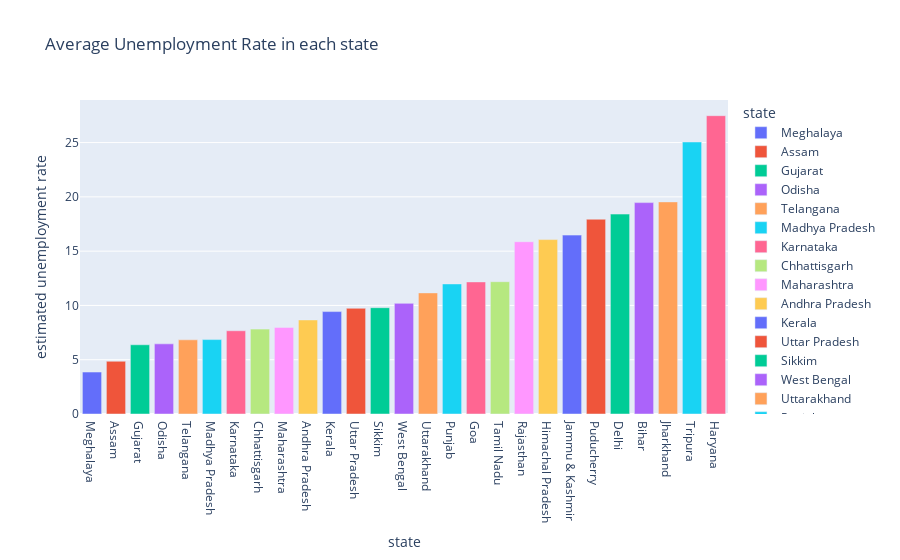

Source (notebook cell):
### Code cell
#Bar chart displaying the average unemployment rate in each state, color-coded by state.
plot_ump = df[['estimated unemployment rate', 'state']]
data_unemp = plot_ump.groupby('state').mean().reset_index()
data_unemp = data_unemp.sort_values('estimated unemployment rate')
fig = px.bar(data_unemp, x='state', y='estimated unemployment rate', color='state',
             title='Average Unemployment Rate in each state', template='plotly')
fig.show()

### Figure 1 — Plotly figure (JSON) as saved in the notebook; plotly's stock layout.template omitted (floating-point values rounded to 4 significant figures)
{"data": [{"alignmentgroup": "True", "hovertemplate": "state=%{x}<br>estimated unemployment rate=%{y}<extra></extra>", "legendgroup": "Meghalaya", "marker": {"color": "#636efa", "pattern": {"shape": ""}}, "name": "Meghalaya", "offsetgroup": "Meghalaya", "orientation": "v", "showlegend": true, "textposition": "auto", "type": "bar", "x": ["Meghalaya"], "xaxis": "x", "y": [3.866], "yaxis": "y"}, {"alignmentgroup": "True", "hovertemplate": "state=%{x}<br>estimated unemployment rate=%{y}<extra></extra>", "legendgroup": "Assam", "marker": {"color": "#EF553B", "pattern": {"shape": ""}}, "name": "Assam", "offsetgroup": "Assam", "orientation": "v", "showlegend": true, "textposition": "auto", "type": "bar", "x": ["Assam"], "xaxis": "x", "y": [4.856], "yaxis": "y"}, {"alignmentgroup": "True", "hovertemplate": "state=%{x}<br>estimated unemployment rate=%{y}<extra></extra>", "legendgroup": "Gujarat", "marker": {"color": "#00cc96", "pattern": {"shape": ""}}, "name": "Gujarat", "offsetgroup": "Gujarat", "orientation": "v", "showlegend": true, "textposition": "auto", "type": "bar", "x": ["Gujarat"], "xaxis": "x", "y": [6.376], "yaxis": "y"}, {"alignmentgroup": "True", "hovertemplate": "state=%{x}<br>estimated unemployment rate=%{y}<extra></extra>", "legendgroup": "Odisha", "marker": {"color": "#ab63fa", "pattern": {"shape": ""}}, "name": "Odisha", "offsetgroup": "Odisha", "orientation": "v", "showlegend": true, "textposition": "auto", "type": "bar", "x": ["Odisha"], "xaxis": "x", "y": [6.462], "yaxis": "y"}, {"alignmentgroup": "True", "hovertemplate": "state=%{x}<br>estimated unemployment rate=%{y}<extra></extra>", "legendgroup": "Telangana", "marker": {"color": "#FFA15A", "pattern": {"shape": ""}}, "name": "Telangana", "offsetgroup": "Telangana", "orientation": "v", "showlegend": true, "textposition": "auto", "type": "bar", "x": ["Telangana"], "xaxis": "x", "y": [6.833], "yaxis": "y"}, {"alignmentgroup": "True", "hovertemplate": "state=%{x}<br>estimated unemployment rate=%{y}<extra></extra>", "legendgroup": "Madhya Pradesh", "marker": {"color": "#19d3f3", "pattern": {"shape": ""}}, "name": "Madhya Pradesh", "offsetgroup": "Madhya Pradesh", "orientation": "v", "showlegend": true, "textposition": "auto", "type": "bar", "x": ["Madhya Pradesh"], "xaxis": "x", "y": [6.854], "yaxis": "y"}, {"alignmentgroup": "True", "hovertemplate": "state=%{x}<br>estimated unemployment rate=%{y}<extra></extra>", "legendgroup": "Karnataka", "marker": {"color": "#FF6692", "pattern": {"shape": ""}}, "name": "Karnataka", "offsetgroup": "Karnataka", "orientation": "v", "showlegend": true, "textposition": "auto", "type": "bar", "x": ["Karnataka"], "xaxis": "x", "y": [7.668], "yaxis": "y"}, {"alignmentgroup": "True", "hovertemplate": "state=%{x}<br>estimated unemployment rate=%{y}<extra></extra>", "legendgroup": "Chhattisgarh", "marker": {"color": "#B6E880", "pattern": {"shape": ""}}, "name": "Chhattisgarh", "offsetgroup": "Chhattisgarh", "orientation": "v", "showlegend": true, "textposition": "auto", "type": "bar", "x": ["Chhattisgarh"], "xaxis": "x", "y": [7.819], "yaxis": "y"}, {"alignmentgroup": "True", "hovertemplate": "state=%{x}<br>estimated unemployment rate=%{y}<extra></extra>", "legendgroup": "Maharashtra", "marker": {"color": "#FF97FF", "pattern": {"shape": ""}}, "name": "Maharashtra", "offsetgroup": "Maharashtra", "orientation": "v", "showlegend": true, "textposition": "auto", "type": "bar", "x": ["Maharashtra"], "xaxis": "x", "y": [7.979], "yaxis": "y"}, {"alignmentgroup": "True", "hovertemplate": "state=%{x}<br>estimated unemployment rate=%{y}<extra></extra>", "legendgroup": "Andhra Pradesh", "marker": {"color": "#FECB52", "pattern": {"shape": ""}}, "name": "Andhra Pradesh", "offsetgroup": "Andhra Pradesh", "orientation": "v", "showlegend": true, "textposition": "auto", "type": "bar", "x": ["Andhra Pradesh"], "xaxis": "x", "y": [8.664], "yaxis": "y"}, {"alignmentgroup": "True", "hovertemplate": "state=%{x}<br>estimated unemployment rate=%{y}<extra></extra>", "legendgroup": "Kerala", "marker": {"color": "#636efa", "pattern": {"shape": ""}}, "name": "Kerala", "offsetgroup": "Kerala", "orientation": "v", "showlegend": true, "textposition": "auto", "type": "bar", "x": ["Kerala"], "xaxis": "x", "y": [9.434], "yaxis": "y"}, {"alignmentgroup": "True", "hovertemplate": "state=%{x}<br>estimated unemployment rate=%{y}<extra></extra>", "legendgroup": "Uttar Pradesh", "marker": {"color": "#EF553B", "pattern": {"shape": ""}}, "name": "Uttar Pradesh", "offsetgroup": "Uttar Pradesh", "orientation": "v", "showlegend": true, "textposition": "auto", "type": "bar", "x": ["Uttar Pradesh"], "xaxis": "x", "y": [9.737], "yaxis": "y"}, {"alignmentgroup": "True", "hovertemplate": "state=%{x}<br>estimated unemployment rate=%{y}<extra></extra>", "legendgroup": "Sikkim", "marker": {"color": "#00cc96", "pattern": {"shape": ""}}, "name": "Sikkim", "offsetgroup": "Sikkim", "orientation": "v", "showlegend": true, "textposition": "auto", "type": "bar", "x": ["Sikkim"], "xaxis": "x", "y": [9.793], "yaxis": "y"}, {"alignmentgroup": "True", "hovertemplate": "state=%{x}<br>estimated unemployment rate=%{y}<extra></extra>", "legendgroup": "West Bengal", "marker": {"color": "#ab63fa", "pattern": {"shape": ""}}, "name": "West Bengal", "offsetgroup": "West Bengal", "orientation": "v", "showlegend": true, "textposition": "auto", "type": "bar", "x": ["West Bengal"], "xaxis": "x", "y": [10.19], "yaxis": "y"}, {"alignmentgroup": "True", "hovertemplate": "state=%{x}<br>estimated unemployment rate=%{y}<extra></extra>", "legendgroup": "Uttarakhand", "marker": {"color": "#FFA15A", "pattern": {"shape": ""}}, "name": "Uttarakhand", "offsetgroup": "Uttarakhand", "orientation": "v", "showlegend": true, "textposition": "auto", "type": "bar", "x": ["Uttarakhand"], "xaxis": "x", "y": [11.16], "yaxis": "y"}, {"alignmentgroup": "True", "hovertemplate": "state=%{x}<br>estimated unemployment rate=%{y}<extra></extra>", "legendgroup": "Punjab", "marker": {"color": "#19d3f3", "pattern": {"shape": ""}}, "name": "Punjab", "offsetgroup": "Punjab", "orientation": "v", "showlegend": true, "textposition": "auto", "type": "bar", "x": ["Punjab"], "xaxis": "x", "y": [11.98], "yaxis": "y"}, {"alignmentgroup": "True", "hovertemplate": "state=%{x}<br>estimated unemployment rate=%{y}<extra></extra>", "legendgroup": "Goa", "marker": {"color": "#FF6692", "pattern": {"shape": ""}}, "name": "Goa", "offsetgroup": "Goa", "orientation": "v", "showlegend": true, "textposition": "auto", "type": "bar", "x": ["Goa"], "xaxis": "x", "y": [12.17], "yaxis": "y"}, {"alignmentgroup": "True", "hovertemplate": "state=%{x}<br>estimated unemployment rate=%{y}<extra></extra>", "legendgroup": "Tamil Nadu", "marker": {"color": "#B6E880", "pattern": {"shape": ""}}, "name": "Tamil Nadu", "offsetgroup": "Tamil Nadu", "orientation": "v", "showlegend": true, "textposition": "auto", "type": "bar", "x": ["Tamil Nadu"], "xaxis": "x", "y": [12.19], "yaxis": "y"}, {"alignmentgroup": "True", "hovertemplate": "state=%{x}<br>estimated unemployment rate=%{y}<extra></extra>", "legendgroup": "Rajasthan", "marker": {"color": "#FF97FF", "pattern": {"shape": ""}}, "name": "Rajasthan", "offsetgroup": "Rajasthan", "orientation": "v", "showlegend": true, "textposition": "auto", "type": "bar", "x": ["Rajasthan"], "xaxis": "x", "y": [15.87], "yaxis": "y"}, {"alignmentgroup": "True", "hovertemplate": "state=%{x}<br>estimated unemployment rate=%{y}<extra></extra>", "legendgroup": "Himachal Pradesh", "marker": {"color": "#FECB52", "pattern": {"shape": ""}}, "name": "Himachal Pradesh", "offsetgroup": "Himachal Pradesh", "orientation": "v", "showlegend": true, "textposition": "auto", "type": "bar", "x": ["Himachal Pradesh"], "xaxis": "x", "y": [16.07], "yaxis": "y"}, {"alignmentgroup": "True", "hovertemplate": "state=%{x}<br>estimated unemployment rate=%{y}<extra></extra>", "legendgroup": "Jammu & Kashmir", "marker": {"color": "#636efa", "pattern": {"shape": ""}}, "name": "Jammu & Kashmir", "offsetgroup": "Jammu & Kashmir", "orientation": "v", "showlegend": true, "textposition": "auto", "type": "bar", "x": ["Jammu & Kashmir"], "xaxis": "x", "y": [16.48], "yaxis": "y"}, {"alignmentgroup": "True", "hovertemplate": "state=%{x}<br>estimated unemployment rate=%{y}<extra></extra>", "legendgroup": "Puducherry", "marker": {"color": "#EF553B", "pattern": {"shape": ""}}, "name": "Puducherry", "offsetgroup": "Puducherry", "orientation": "v", "showlegend": true, "textposition": "auto", "type": "bar", "x": ["Puducherry"], "xaxis": "x", "y": [17.94], "yaxis": "y"}, {"alignmentgroup": "True", "hovertemplate": "state=%{x}<br>estimated unemployment rate=%{y}<extra></extra>", "legendgroup": "Delhi", "marker": {"color": "#00cc96", "pattern": {"shape": ""}}, "name": "Delhi", "offsetgroup": "Delhi", "orientation": "v", "showlegend": true, "textposition": "auto", "type": "bar", "x": ["Delhi"], "xaxis": "x", "y": [18.41], "yaxis": "y"}, {"alignmentgroup": "True", "hovertemplate": "state=%{x}<br>estimated unemployment rate=%{y}<extra></extra>", "legendgroup": "Bihar", "marker": {"color": "#ab63fa", "pattern": {"shape": ""}}, "name": "Bihar", "offsetgroup": "Bihar", "orientation": "v", "showlegend": true, "textposition": "auto", "type": "bar", "x": ["Bihar"], "xaxis": "x", "y": [19.47], "yaxis": "y"}, {"alignmentgroup": "True", "hovertemplate": "state=%{x}<br>estimated unemployment rate=%{y}<extra></extra>", "legendgroup": "Jharkhand", "marker": {"color": "#FFA15A", "pattern": {"shape": ""}}, "name": "Jharkhand", "offsetgroup": "Jharkhand", "orientation": "v", "showlegend": true, "textposition": "auto", "type": "bar", "x": ["Jharkhand"], "xaxis": "x", "y": [19.54], "yaxis": "y"}, {"alignmentgroup": "True", "hovertemplate": "state=%{x}<br>estimated unemployment rate=%{y}<extra></extra>", "legendgroup": "Tripura", "marker": {"color": "#19d3f3", "pattern": {"shape": ""}}, "name": "Tripura", "offsetgroup": "Tripura", "orientation": "v", "showlegend": true, "textposition": "auto", "type": "bar", "x": ["Tripura"], "xaxis": "x", "y": [25.05], "yaxis": "y"}, {"alignmentgroup": "True", "hovertemplate": "state=%{x}<br>estimated unemployment rate=%{y}<extra></extra>", "legendgroup": "Haryana", "marker": {"color": "#FF6692", "pattern": {"shape": ""}}, "name": "Haryana", "offsetgroup": "Haryana", "orientation": "v", "showlegend": true, "textposition": "auto", "type": "bar", "x": ["Haryana"], "xaxis": "x", "y": [27.48], "yaxis": "y"}], "layout": {"barmode": "relative", "legend": {"title": {"text": "state"}, "tracegroupgap": 0}, "title": {"text": "Average Unemployment Rate in each state"}, "xaxis": {"anchor": "y", "categoryarray": ["Meghalaya", "Assam", "Gujarat", "Odisha", "Telangana", "Madhya Pradesh", "Karnataka", "Chhattisgarh", "Maharashtra", "Andhra Pradesh", "Kerala", "Uttar Pradesh", "Sikkim", "West Bengal", "Uttarakhand", "Punjab", "Goa", "Tamil Nadu", "Rajasthan", "Himachal Pradesh", "Jammu & Kashmir", "Puducherry", "Delhi", "Bihar", "Jharkhand", "Tripura", "Haryana"], "categoryorder": "array", "domain": [0, 1], "title": {"text": "state"}}, "yaxis": {"anchor": "x", "domain": [0, 1], "title": {"text": "estimated unemployment rate"}}}}
